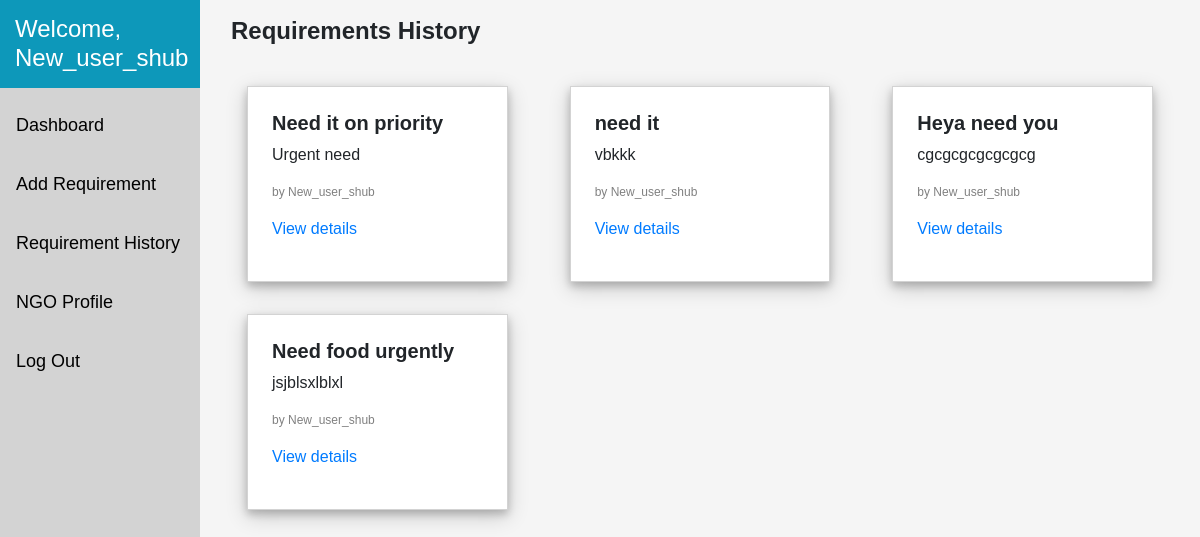
The page /ngo-dashboard/ (signed in) on the database as committed earlier.
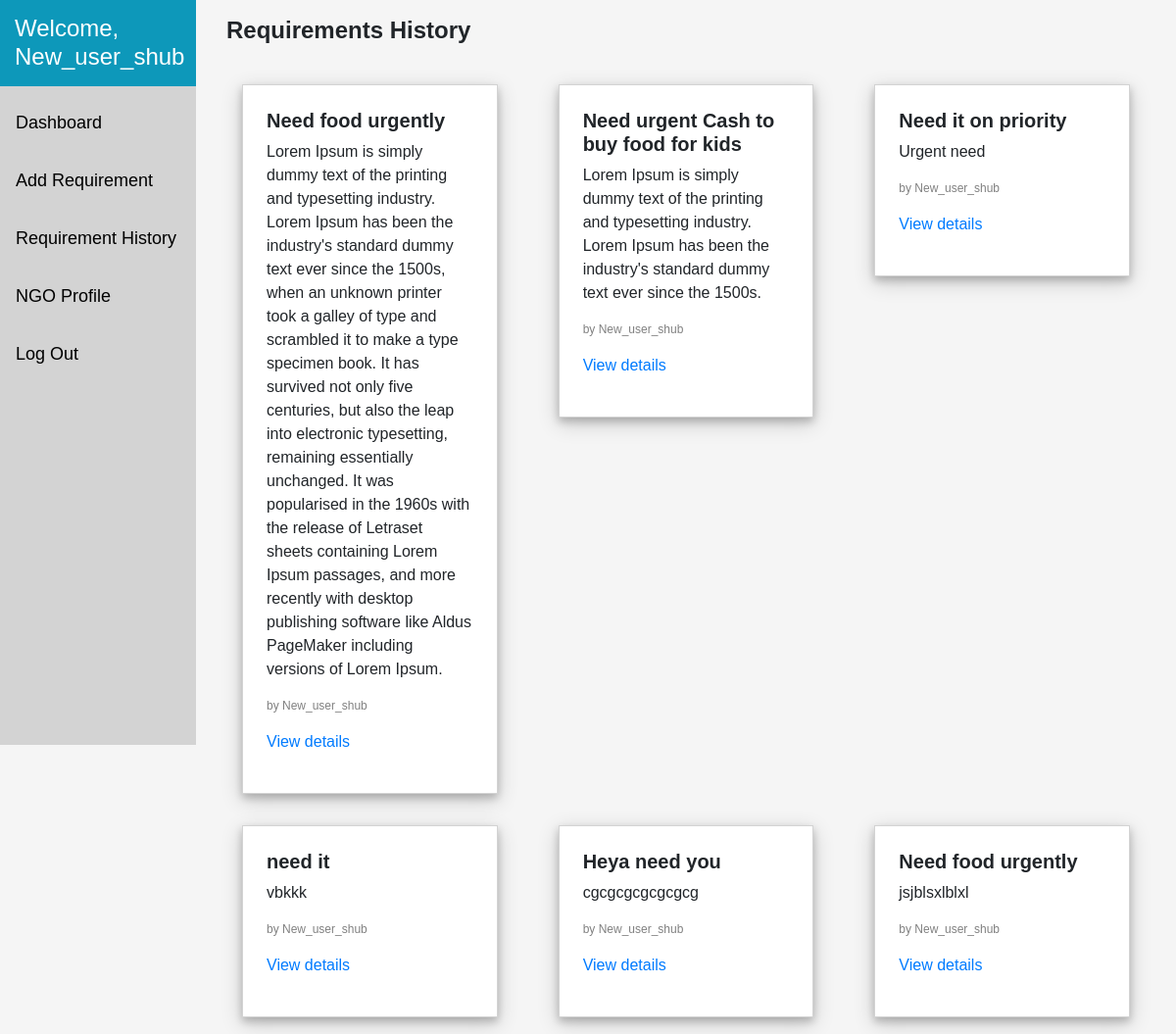
The same page on the database as committed later.
### ngo_requirements/models.py (models this page shows)
class Requirement(models.Model):
    requirement_heading=models.CharField(max_length=300,default='')
    requirement_content=models.TextField()
    ngo = models.ForeignKey(Ngo, on_delete=models.CASCADE, default='')
    category = models.ForeignKey(Help_category,on_delete=models.CASCADE, default='')
    quantity=models.IntegerField(max_length=999999,null=True)
    amount=models.IntegerField(max_length=999999,null=True)
    requirement_fulfilled=models.IntegerField(max_length=255,default=0)
    fulfilled_by=models.ManyToManyField(Donor,related_name='fulfillers')
    date_posted =models.DateTimeField(default=timezone.now)
    class Meta:
        ordering=['-date_posted']

class Ngo(models.Model):
    user = models.OneToOneField(User,on_delete=models.CASCADE,default='')
    def __str__(self):
        return f"{self.user.username}"

### ngo_requirements/decorators.py (the view)
    def wrapper_func(request, *args, **kwargs):
        group = Group.objects.get(user = request.user)
        if group.name == 'ngo':
            return view_func(request, *args, **kwargs)
        else:
            return HttpResponse('You are not authorized to view this page.')

### ngo_requirements/views.py (called while the page is built)
@login_required
@ngo_required
def ngoDashboard(request):
    ngo=Ngo.objects.get(user=request.user)
    requirements=Requirement.objects.filter(ngo=ngo)
    context={
        'requirements':requirements,
    }
    return render(request,'ngo_requirements/ngo_dashboard.html',context)

### ngo_requirements/templates/ngo_requirements/ngo_dashboard.html (shortened to what this page needs)
{% extends 'ngo_requirements/base.html' %}
{% load crispy_forms_tags %}
{% load static %}
{% block content %}
{% include 'ngo_requirements/ngo_sidebar.html' %}
      <div class="content ">
     <div class="container">
      <h4 class="pb-3 pt-3 title">Requirements History</h4>
      {% if requirements %}
      <div class="row">
      {% for r in requirements %}
                  <div class="col-12 col-sm-6 col-md-4">
                      <div class="m-3 p-4 requirement-container">
                          <h5><b>{{r.requirement_heading}}</b></h5>
                          <p>{{r.requirement_content}}</p>
                          <div class="row"><div class="col-12"><p class='by'>by {{r.ngo}}</p></div></div>
                          <div class="row"><div class="col-12"><a href="/ngo-requirement-view/{{r.id}}/" ><p>View details</p></a></div></div>
                      </div>
                  </div>
      {% endfor %}
      </div>
      {% else %}
      <h1>No requirements</h1>
      {% endif %}
  </div>
              </div >
{% endblock content %}

### ngo_requirements/templates/ngo_requirements/base.html (shortened to what this page needs)
<html>
    <head>
        <link rel="stylesheet" href="https://maxcdn.bootstrapcdn.com/bootstrap/4.0.0/css/bootstrap.min.css">
</head>
<body>
    {% block content %}
    {% endblock content %}
</body>
</html>

### ngo_requirements/templates/ngo_requirements/ngo_sidebar.html (shortened to what this page needs)
<div class="" style="">
  <div class="sidebar">
      <h4 >Welcome, {{user.username}}</h4>
      <a  href={% url 'ngoDashboard' %} class='{{studentdashboard_active}}'>Dashboard</a>
      <a href={% url 'addRequirement' %} class='{{addcomplain_active}}'>Add Requirement</a>
      <a href= class='{{scomplains_active}}'>Requirement History</a>
      <a href='' class='{{sprofile_active}}'>NGO Profile</a>
      <a href='myModal69' data-toggle="modal" data-target="#myModal69">Log Out</a>
    </div>
</div>

### ngo_requirements/templates/ngo_requirements/base.html (style rules this page uses)
body { background-color: white; font-family: Arial, Helvetica, sans-serif; height: 100%; }
html { font-size: 1rem; }

### ngo_requirements/templates/ngo_requirements/ngo_dashboard.html (style rules this page uses)
.requirement-container { border: 1px solid lightgrey ; background-color: white; box-shadow: 0 4px 8px 0 rgba(0, 0, 0, 0.2), 0 6px 20px 0 rgba(0, 0, 0, 0.19); }
body { background-color: whitesmoke; }
.by { font-size: 12px; color: gray; }
.title { font-weight: bold; }

### ngo_requirements/templates/ngo_requirements/ngo_sidebar.html (style rules this page uses)
.sidebar { margin: 0; padding: 0; width: 200px; background-color:lightgray; position: fixed; height: 760px; overflow: auto; }
.sidebar a { display: block; color: black; padding: 16px; text-decoration: none; font-size: 18px; }
.sidebar h4 { display: block; color: white; padding: 15px; background-color: #0D98BA; }
div.content { margin-left: 200px; padding: 1px 16px; }

Rows that differ between the two databases and show on the page:
added Requirement: requirement_heading "Need food urgently", requirement_content "Lorem Ipsum is simply dummy text of the printing and typesetting industry. Lorem Ipsum has been the industry's standard dummy text ever since the 1500s, when an unknown printer took a galley of type and scrambled it to make a type specimen book. It has survived not only five centuries, but also the leap into electronic typesetting, remaining essentially unchanged. It was popularised in the 1960s with the release of Letraset sheets containing Lorem Ipsum passages, and more recently with desktop publishing software like Aldus PageMaker including versions of Lorem Ipsum.", ngo "New_user_shub"
added Requirement: requirement_heading "Need urgent Cash to buy food for kids", requirement_content "Lorem Ipsum is simply dummy text of the printing and typesetting industry. Lorem Ipsum has been the industry's standard dummy text ever since the 1500s.", ngo "New_user_shub"
